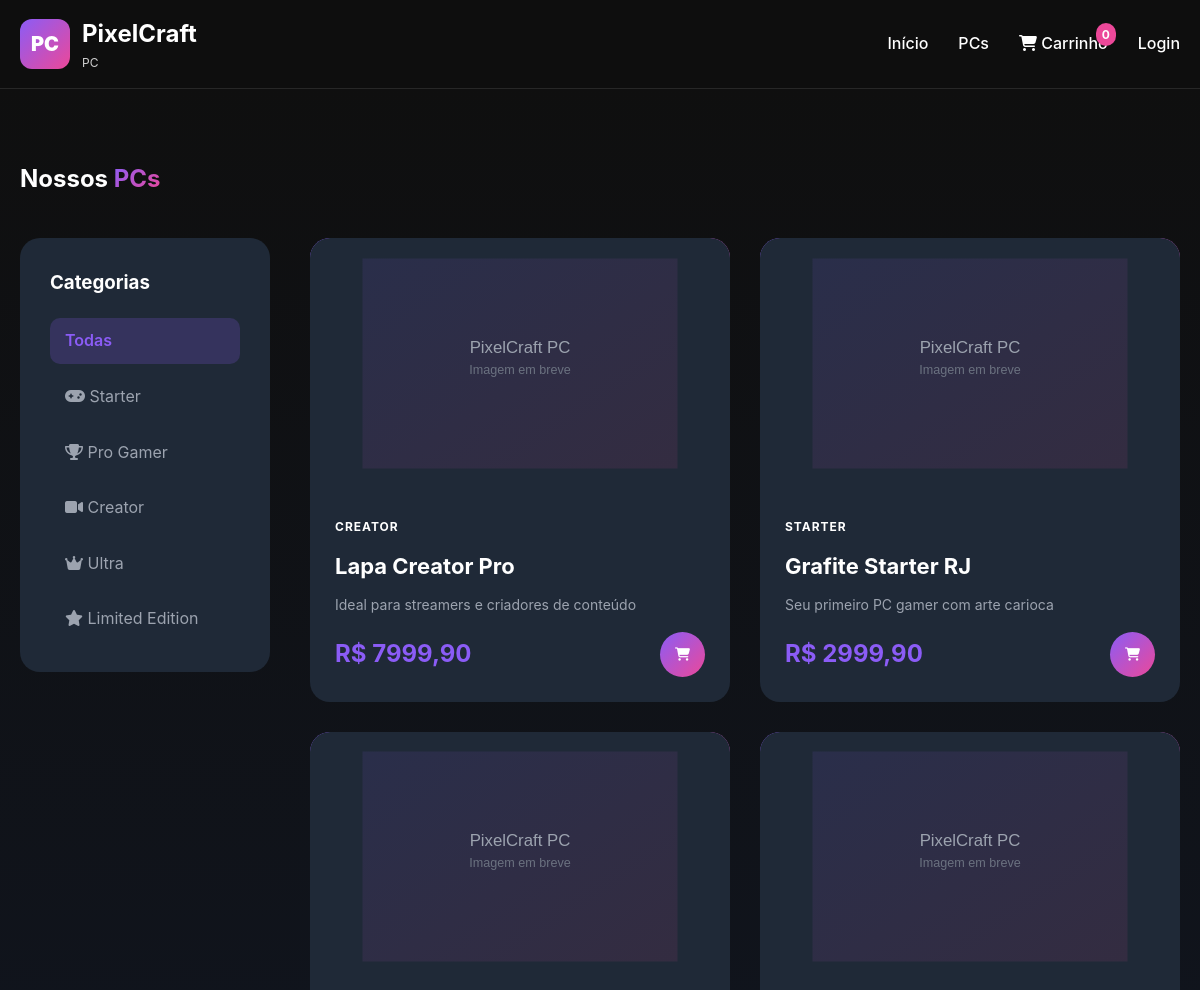
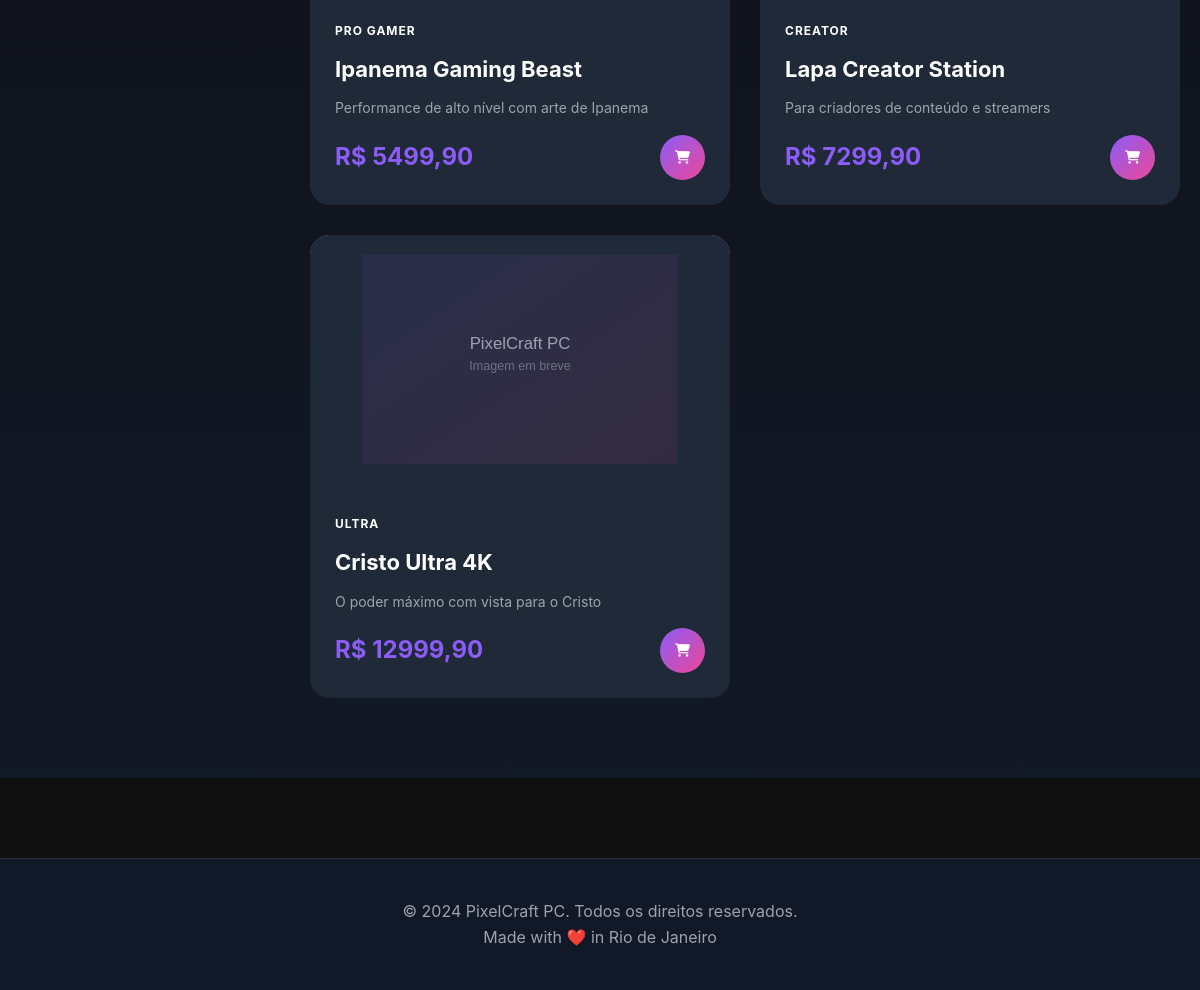
/pcs, run on the app's committed database (2 pictures, top to bottom).
### tables this page shows
CREATE TABLE categories (
        id INTEGER PRIMARY KEY AUTOINCREMENT,
        name VARCHAR(100) NOT NULL,
        slug VARCHAR(100) UNIQUE NOT NULL,
        description TEXT,
        icon VARCHAR(50),
        color VARCHAR(20),
        ordem INTEGER DEFAULT 0,
        active BOOLEAN DEFAULT 1,
        created_at TIMESTAMP DEFAULT CURRENT_TIMESTAMP
    );

CREATE TABLE pcs (
        id INTEGER PRIMARY KEY AUTOINCREMENT,
        name VARCHAR(200) NOT NULL,
        slug VARCHAR(200) UNIQUE NOT NULL,
        subtitle VARCHAR(300),
        description TEXT,
        category_id INTEGER,
        price DECIMAL(10,2) NOT NULL,
        price_old DECIMAL(10,2),
        
        -- Especificações técnicas
        processor VARCHAR(200),
        gpu VARCHAR(200),
        ram VARCHAR(100),
        storage VARCHAR(200),
        motherboard VARCHAR(200),
        psu VARCHAR(200),
        case_model VARCHAR(200),
        cooling VARCHAR(200),
        
        -- Imagens
        main_image VARCHAR(500),
        gallery TEXT, -- JSON array of images
        
        -- Arte e customização
        graffiti_artist VARCHAR(200),
        graffiti_style VARCHAR(100),
        
        -- Flags
        active BOOLEAN DEFAULT 1,
        featured BOOLEAN DEFAULT 0,
        limited_edition BOOLEAN DEFAULT 0,
        bestseller BOOLEAN DEFAULT 0,
        pre_order BOOLEAN DEFAULT 0,
        in_stock BOOLEAN DEFAULT 1,
        
        -- Preços e serviços
        setup_price DECIMAL(10,2) DEFAULT 150.00,
        
        -- Stats
        views INTEGER DEFAULT 0,
        
        -- Timestamps
        created_at TIMESTAMP DEFAULT CURRENT_TIMESTAMP,
        updated_at TIMESTAMP DEFAULT CURRENT_TIMESTAMP,
        
        FOREIGN KEY (category_id) REFERENCES categories (id)
    );

### app.py (the view)
@app.route('/pcs')
def catalog():
    category = request.args.get('category')
    sort = request.args.get('sort', 'newest')
    price_min = request.args.get('price_min', type=int)
    price_max = request.args.get('price_max', type=int)
    base_query = """
        SELECT p.*, c.name as category_name, c.color as category_color
        FROM pcs p
        LEFT JOIN categories c ON p.category_id = c.id
        WHERE p.active = 1
    """
    params = []
    if category:
        base_query += ' AND c.slug = ?'
        params.append(category)
    if price_min:
        base_query += ' AND p.price >= ?'
        params.append(price_min)
    if price_max:
        base_query += ' AND p.price <= ?'
        params.append(price_max)
    if sort == 'price_low':
        base_query += ' ORDER BY p.price ASC'
    elif sort == 'price_high':
        base_query += ' ORDER BY p.price DESC'
    elif sort == 'popular':
        base_query += ' ORDER BY p.views DESC'
    else:
        base_query += ' ORDER BY p.created_at DESC'
    pcs = query_db(base_query, params)
    categories = query_db('SELECT * FROM categories WHERE active = 1 ORDER BY ordem')
    return render_template('catalog.html', pcs=pcs, categories=categories, current_category=category)

### app.py (called while the page is built)
def get_db():
    db = sqlite3.connect(app.config['DATABASE'])
    db.row_factory = sqlite3.Row
    return db

def query_db(query, args=(), one=False):
    db = get_db()
    cur = db.execute(query, args)
    rv = cur.fetchall()
    db.close()
    return (rv[0] if rv else None) if one else rv

### templates/catalog.html (shortened to what this page needs)
{% extends "base.html" %}
{% block content %}
<section class="catalog">
    <div class="container">
        <h1>Nossos <span class="gradient-text">PCs</span></h1>
        <div class="catalog-content">
            <aside class="catalog-sidebar">
                <h3>Categorias</h3>
                <div class="filter-options">
                    <a href="{{ url_for('catalog') }}" class="filter-option {% if not current_category %}active{% endif %}">Todas</a>
                    {% for category in categories %}
                    <a href="{{ url_for('catalog', category=category.slug) }}"
                       class="filter-option {% if current_category == category.slug %}active{% endif %}">
                        <i class="fas fa-{{ category.icon }}"></i> {{ category.name }}
                    </a>
                    {% endfor %}
                </div>
            </aside>
            <div class="catalog-main">
                <div class="pc-grid">
                    {% for pc in pcs %}
                    <div class="pc-card">
                        <div class="pc-image">
                            <img src="{{ pc.main_image or '/static/img/placeholder.jpg' }}" alt="{{ pc.name }}">
                        </div>
                        <div class="pc-info">
                            <span class="pc-category">{{ pc.category_name }}</span>
                            <h3 class="pc-name">{{ pc.name }}</h3>
                            <p class="pc-subtitle">{{ pc.subtitle }}</p>
                            <div class="pc-footer">
                                <span class="price">R$ {{ "%.2f"|format(pc.price)|replace(".", ",") }}</span>
                                <button class="btn-add-cart" onclick="addToCart({{ pc.id }})">
                                    <i class="fas fa-shopping-cart"></i>
                                </button>
                            </div>
                        </div>
                    </div>
                    {% endfor %}
                </div>
            </div>
        </div>
    </div>
</section>
{% endblock %}

### static/css/style.css (style rules this page uses)
:root { --primary: #8B5CF6; --secondary: #EC4899; --accent: #06B6D4; --dark: #0F0F0F; --gray-900: #111827; --gray-800: #1F2937; --white: #FFFFFF; }
* { margin: 0; padding: 0; box-sizing: border-box; }
body { font-family: -apple-system, BlinkMacSystemFont, 'Segoe UI', Roboto, sans-serif; background: var(--dark); color: var(--white); line-height: 1.6; }
.container { max-width: 1280px; margin: 0 auto; padding: 0 20px; }
.gradient-text { background: linear-gradient(135deg, var(--primary) 0%, var(--secondary) 100%); -webkit-background-clip: text; -webkit-text-fill-color: transparent; background-clip: text; }
.pc-grid { display: grid; grid-template-columns: repeat(auto-fill, minmax(300px, 1fr)); gap: 30px; }
.pc-card { background: var(--gray-800); border-radius: 20px; overflow: hidden; transition: all 0.3s; }
.pc-image { height: 250px; background: linear-gradient(135deg, var(--primary) 0%, var(--secondary) 100%); display: flex; align-items: center; justify-content: center; position: relative; }
.pc-image img { width: 100%; height: 100%; object-fit: cover; }
.pc-info { padding: 25px; }
.pc-category { font-size: 12px; font-weight: 700; text-transform: uppercase; letter-spacing: 1px; }
.pc-name { margin: 10px 0; font-size: 22px; }
.pc-subtitle { color: #9CA3AF; font-size: 14px; margin-bottom: 15px; }
.pc-footer { display: flex; justify-content: space-between; align-items: center; }
.price { font-size: 24px; font-weight: 700; color: var(--primary); }
.btn-add-cart { width: 45px; height: 45px; border-radius: 50%; background: linear-gradient(135deg, var(--primary) 0%, var(--secondary) 100%); border: none; color: var(--white); cursor: pointer; transition: all 0.3s; }
.catalog { padding: 80px 0; background: linear-gradient(180deg, var(--dark) 0%, var(--gray-900) 100%); }
.catalog-content { display: grid; grid-template-columns: 250px 1fr; gap: 40px; margin-top: 40px; }
.catalog-sidebar { background: var(--gray-800); border-radius: 20px; padding: 30px; height: fit-content; position: sticky; top: 100px; }
.catalog-sidebar h3 { margin-bottom: 20px; }
.filter-options { display: flex; flex-direction: column; gap: 10px; }
.filter-option { padding: 10px 15px; border-radius: 10px; text-decoration: none; color: #9CA3AF; transition: all 0.3s; }
.filter-option.active { background: rgba(139, 92, 246, 0.2); color: var(--primary); font-weight: 600; }

### data on the page
categories: name "Starter"
categories: name "Pro Gamer"
categories: name "Creator"
categories: name "Ultra"
categories: name "Limited Edition"
pcs: main_image (picture), category_name "CREATOR", name "Lapa Creator Pro", subtitle "Ideal para streamers e criadores de conteúdo", price "7999,90"
pcs: main_image (picture), category_name "STARTER", name "Grafite Starter RJ", subtitle "Seu primeiro PC gamer com arte carioca", price "2999,90"
pcs: main_image (picture), category_name "PRO GAMER", name "Ipanema Gaming Beast", subtitle "Performance de alto nível com arte de Ipanema", price "5499,90"
pcs: main_image (picture), category_name "CREATOR", name "Lapa Creator Station", subtitle "Para criadores de conteúdo e streamers", price "7299,90"
pcs: main_image (picture), category_name "ULTRA", name "Cristo Ultra 4K", subtitle "O poder máximo com vista para o Cristo", price "12999,90"

### other printed values
{{ session.get('cart', [])|length }} "0"
